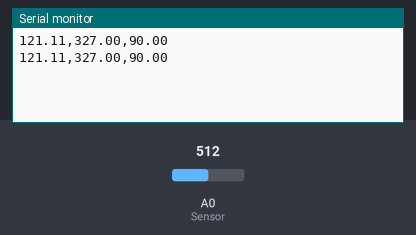
The sketch below on a simulated Arduino Uno, built with avr-gcc and run on an emulated ATmega328P. Shown: the last lines printed to the serial monitor. The test bench sets the inputs (shaded band); at power-on: A0 (Sensor) = 512.

Above: at 7.8 s.
7.9 s: A0 (Sensor) set to 716
At 15.2 s:
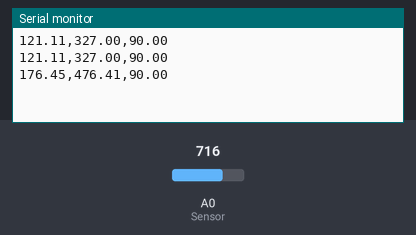
15.7 s: A0 (Sensor) set to 900
At 21.8 s:
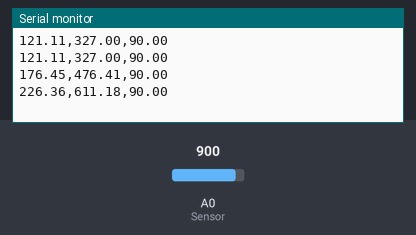
Timing chart, 0 to 23.3 s (numbered marks = the images above; inputs shaded):
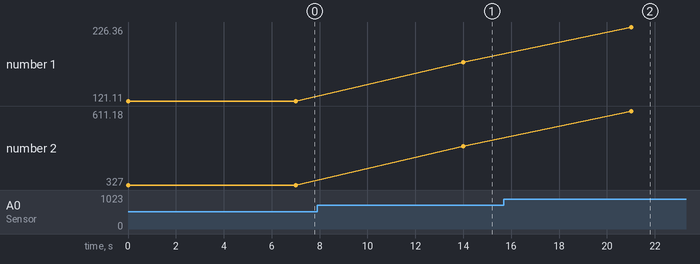

Measured:
- after the input at 7.9 s, the serial monitor: prints a new line after 6.1 s (image 1)
- after the input at 15.7 s, the serial monitor: prints a new line after 5.3 s (image 2)
- plotted number 1: 121.11 → 176.45 after the input at 7.9 s, 176.45 → 226.36 after the input at 15.7 s
- plotted number 2: 327 → 476.41 after the input at 7.9 s, 476.41 → 611.18 after the input at 15.7 s

The sketch:

temperatura.ino
```cpp
#include <SoftwareSerial.h>
SoftwareSerial BTSerial(2, 3);
#include <Wire.h>
#include "MAX30105.h"
#include "heartRate.h"

const int Sensor = A0 ;             // Pin que lee la temperatura


String miCadena;

void setup()
   {
    Serial.begin(9600);
    BTSerial.begin(9600);
    }

void loop()
   {
      int rawvoltage = analogRead(Sensor);
      float millivolts= (rawvoltage/1024.0) * 5000;
      float fahrenheit= millivolts/10;
      float temperatura= (fahrenheit - 32) * (5.0/9.0);
      float pulso = temperatura*2.7;
      float oxigeno = 90;
      Serial.print(temperatura);
      Serial.print(",");
      Serial.print(pulso);
      Serial.print(",");
      Serial.print(oxigeno);
      Serial.println();
      delay(7000);
   }
```
